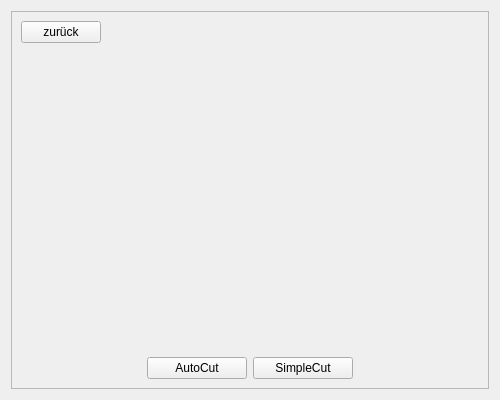
<?xml version="1.0" encoding="UTF-8"?>
<ui version="4.0">
 <class>Form</class>
 <widget class="QWidget" name="Form">
  <property name="geometry">
   <rect>
    <x>0</x>
    <y>0</y>
    <width>500</width>
    <height>400</height>
   </rect>
  </property>
  <property name="windowTitle">
   <string>Form</string>
  </property>
  <layout class="QGridLayout" name="gridLayout_2">
   <item row="0" column="0">
    <widget class="QFrame" name="new_project_frame">
     <property name="enabled">
      <bool>true</bool>
     </property>
     <property name="sizePolicy">
      <sizepolicy hsizetype="Preferred" vsizetype="Preferred">
       <horstretch>0</horstretch>
       <verstretch>0</verstretch>
      </sizepolicy>
     </property>
     <property name="frameShape">
      <enum>QFrame::StyledPanel</enum>
     </property>
     <property name="frameShadow">
      <enum>QFrame::Raised</enum>
     </property>
     <layout class="QGridLayout" name="gridLayout">
      <item row="1" column="0">
       <widget class="QPushButton" name="back_button">
        <property name="sizePolicy">
         <sizepolicy hsizetype="Maximum" vsizetype="Fixed">
          <horstretch>0</horstretch>
          <verstretch>0</verstretch>
         </sizepolicy>
        </property>
        <property name="text">
         <string>zurück</string>
        </property>
       </widget>
      </item>
      <item row="6" column="0" colspan="2">
       <layout class="QHBoxLayout" name="horizontalLayout">
        <item>
         <spacer name="horizontalSpacer">
          <property name="orientation">
           <enum>Qt::Horizontal</enum>
          </property>
          <property name="sizeHint" stdset="0">
           <size>
            <width>40</width>
            <height>20</height>
           </size>
          </property>
         </spacer>
        </item>
        <item>
         <widget class="QPushButton" name="auto_cut_button">
          <property name="sizePolicy">
           <sizepolicy hsizetype="Maximum" vsizetype="Fixed">
            <horstretch>0</horstretch>
            <verstretch>0</verstretch>
           </sizepolicy>
          </property>
          <property name="minimumSize">
           <size>
            <width>100</width>
            <height>0</height>
           </size>
          </property>
          <property name="text">
           <string>AutoCut</string>
          </property>
         </widget>
        </item>
        <item>
         <widget class="QPushButton" name="manual_cut_button">
          <property name="sizePolicy">
           <sizepolicy hsizetype="Maximum" vsizetype="Fixed">
            <horstretch>0</horstretch>
            <verstretch>0</verstretch>
           </sizepolicy>
          </property>
          <property name="minimumSize">
           <size>
            <width>100</width>
            <height>0</height>
           </size>
          </property>
          <property name="text">
           <string>SimpleCut</string>
          </property>
         </widget>
        </item>
        <item>
         <spacer name="horizontalSpacer_2">
          <property name="orientation">
           <enum>Qt::Horizontal</enum>
          </property>
          <property name="sizeHint" stdset="0">
           <size>
            <width>40</width>
            <height>20</height>
           </size>
          </property>
         </spacer>
        </item>
       </layout>
      </item>
      <item row="5" column="0">
       <spacer name="verticalSpacer">
        <property name="orientation">
         <enum>Qt::Vertical</enum>
        </property>
        <property name="sizeHint" stdset="0">
         <size>
          <width>20</width>
          <height>40</height>
         </size>
        </property>
       </spacer>
      </item>
      <item row="4" column="0">
       <widget class="QLabel" name="label_pic">
        <property name="sizePolicy">
         <sizepolicy hsizetype="MinimumExpanding" vsizetype="MinimumExpanding">
          <horstretch>0</horstretch>
          <verstretch>0</verstretch>
         </sizepolicy>
        </property>
        <property name="font">
         <font>
          <family>DejaVu Sans</family>
          <pointsize>53</pointsize>
         </font>
        </property>
        <property name="styleSheet">
         <string notr="true">color: #D66853; font-size: 53pt;</string>
        </property>
        <property name="text">
         <string/>
        </property>
        <property name="scaledContents">
         <bool>false</bool>
        </property>
        <property name="alignment">
         <set>Qt::AlignCenter</set>
        </property>
        <property name="wordWrap">
         <bool>false</bool>
        </property>
       </widget>
      </item>
      <item row="3" column="0">
       <spacer name="verticalSpacer_2">
        <property name="orientation">
         <enum>Qt::Vertical</enum>
        </property>
        <property name="sizeHint" stdset="0">
         <size>
          <width>20</width>
          <height>40</height>
         </size>
        </property>
       </spacer>
      </item>
     </layout>
    </widget>
   </item>
  </layout>
 </widget>
 <resources>
  <include location="../images/artwork/resources.qrc"/>
 </resources>
 <connections/>
</ui>
